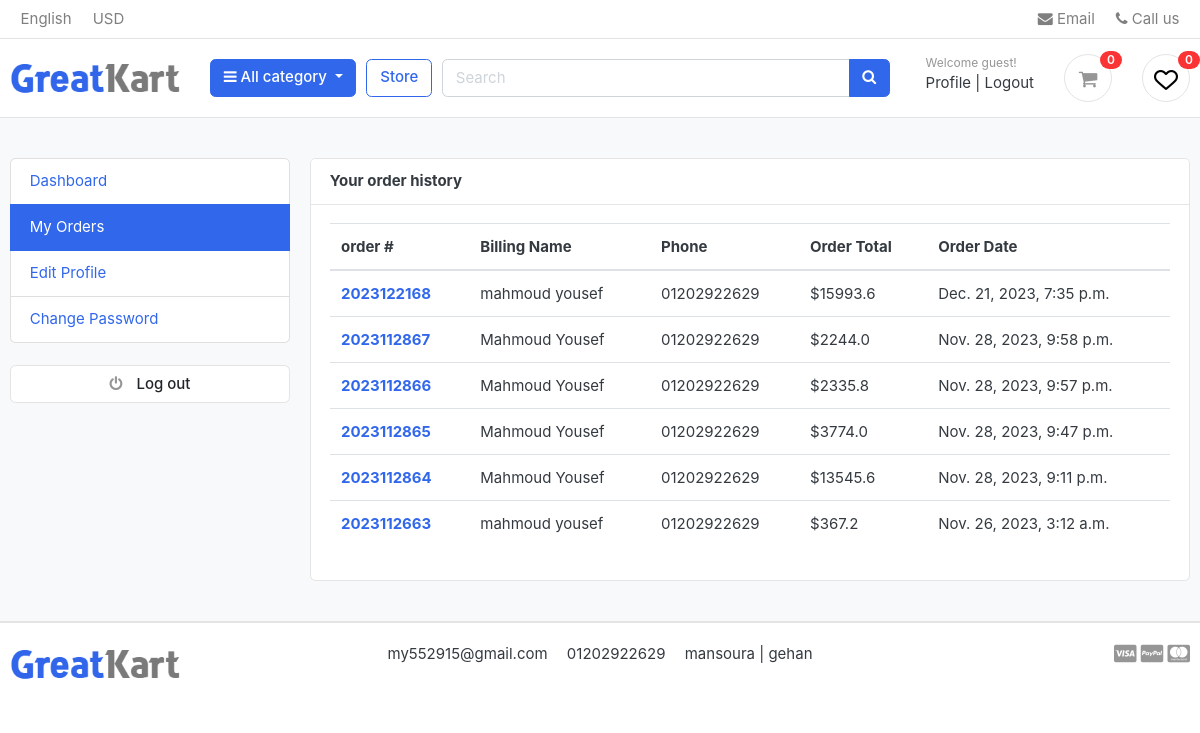
/accounts/my_orders/ (signed in), run on the app's committed database.
### settings/models.py (models this page shows, shortened)
class Settings(models.Model):
    site_name = models.CharField( max_length=50)
    logo = models.ImageField( upload_to='setting/')
    phone = models.CharField( max_length=30)
    email = models.EmailField( max_length=254)
    description = models.TextField(max_length=1000)
    fb_link = models.URLField( max_length=200)
    twitter_link = models.URLField( max_length=200)
    instagram_link = models.URLField( max_length=200)
    address = models.CharField( max_length=50)

### orders/models.py (models this page shows, shortened)
class Order(models.Model):
    STATUS = (
        ('New','New'),
        ('Accepted','Accepted'),
        ('Completed','Completed'),
        ('Cancelled','Cancelled'),
    )
    user = models.ForeignKey(User, on_delete=models.SET_NULL , null=True)
    payment = models.ForeignKey(Payment,  on_delete=models.SET_NULL ,blank=True , null=True)
    order_number = models.CharField(max_length=50)
    first_name = models.CharField(max_length=50)
    last_name = models.CharField(max_length=50)
    phone = models.CharField(max_length=50)
    email = models.EmailField( max_length=254)
    address_line_1 = models.CharField( max_length=50)
    address_line_2 = models.CharField( max_length=50 , blank=True)
    country = models.CharField( max_length=50 )
    state = models.CharField( max_length=50 )
    city = models.CharField( max_length=50 )
    order_note = models.CharField( max_length=1000 , blank=True)
    order_total = models.FloatField()
    tax = models.FloatField()
    status = models.CharField(choices=STATUS,default='New' , max_length=15)
    ip = models.CharField(max_length=50  ,blank=True)
    is_orderd = models.BooleanField(default=False)
    created_at = models.DateTimeField( auto_now_add=True)
    updated_at = models.DateTimeField(auto_now=True)
    def full_name(self):
        return f'{self.first_name} {self.last_name}'

### accounts/views.py (the view)
# urls.py: path('my_orders/' , views.my_orders , name='my_orders'),
@login_required(login_url='login')
def my_orders(request):
    orders = Order.objects.filter(user=request.user,is_orderd=True).order_by('-created_at')
    context = {
        'orders':orders,
    }
    return render(request,'profile/my_orders.html',context)

### accounts/favorite_context.py (called while the page is built)
def counter(request):
    product_counter = 0
    if request.user.is_authenticated:
        if 'admin' in request.path:
            return{}
        else :
            try :
                user_favourites = Product.objects.filter(like=request.user)
                product_counter = user_favourites.count()
            except Product.DoesNotExist:
                product_counter=0
    return dict(product_counter=product_counter)

### carts/context_processors.py (called while the page is built)
def counter(request):
    cart_count = 0
    if 'admin' in request.path:
        return{}
    else :
        try :
            cart = Cart.objects.filter(cart_id=_cart_id(request))
            if request.user.is_authenticated:
                cart_items = CartItem.objects.all().filter(user=request.user)
            else :
                cart_items = CartItem.objects.all().filter(cart=cart[:1])
            for cart_item in cart_items:
                cart_count+=cart_item.quantity
        except Cart.DoesNotExist:
            cart_count=0
    return dict(cart_count=cart_count)

### carts/views.py (called while the page is built)
def _cart_id(request):
    cart = request.session.session_key
    if not cart:
        cart = request.session.create()
    return cart

### category/context_processor.py (called while the page is built)
def menu_links(request):
    links = Category.objects.all()[:10]
    return dict(links=links)

### category/models.py (called while the page is built)
    def get_url(self):
        return reverse('store:product_by_category',args=[self.slug])

    def __str__(self):
        return str(self.name)

### accounts/templates/profile/my_orders.html
{% extends "base.html" %}
{% block body %}
<section class="section-conten padding-y bg">
    <div class="container">
        <div class="row">
            <aside class="col-md-3">
                <ul class="list-group">
                    <a class="list-group-item " href="{% url 'accounts:dashboard'%}"> Dashboard </a>
                    <a class="list-group-item active" href="{% url 'accounts:my_orders'%}"> My Orders </a>
                    <a class="list-group-item" href="{% url 'accounts:edit_profile'%}"> Edit Profile </a>
                    <a class="list-group-item" href="{% url 'password_change'%}">Change Password </a>
                </ul>
                <br>
                <a class="btn btn-light btn-block" href="{% url 'logout'%}"> <i class="fa fa-power-off"></i> <span
                        class="text">Log
                        out</span> </a>
            </aside>
            <main class="col-md-9">
                <article class="card">
                    <header class="card-header">
                        <strong class="d-inline-block mr-3">Your order history</strong>
                    </header>
                    <div class="card-body">
                        <div class="row">
                            <div class="col-md-12">
                                <table class="table table-hover">
                                    <thead>
                                        <tr>
                                            <th scope="col">order #</th>
                                            <th scope="col">Billing Name</th>
                                            <th scope="col">Phone</th>
                                            <th scope="col">Order Total</th>
                                            <th scope="col">Order Date</th>
                                        </tr>
                                    </thead>
                                        <tbody>
                                            {% for order in orders %}
                                            <tr>
                                                <th scope="row"><a href="{% url 'accounts:order_detail' order.order_number %}">{{order.order_number}}</a></th>
                                                <td>{{order.full_name}}</td>
                                                <td>{{order.phone}}</td>
                                                <td>${{order.order_total}}</td>
                                                <td>{{order.created_at}}</td>
                                            </tr>
                                            {% endfor %}
                                        </tbody>
                                </table>
                            </div>
                        </div>
                    </div>
                </article>
            </main>
        </div>
    </div>
</section>
{% endblock body %}

### templates/base.html (shortened to what this page needs)
{% load static %}
<!DOCTYPE HTML>
<html lang="en">
<head>
    <link href="{% static 'css/bootstrap.css'%}" rel="stylesheet" type="text/css" />
    <link href="{% static 'fonts/fontawesome/css/all.min.css'%}" type="text/css" rel="stylesheet">
    <link href="{% static 'css/ui.css'%}" rel="stylesheet" type="text/css" />
    <link href="{% static 'css/responsive.css'%}" rel="stylesheet" media="only screen and (max-width: 1200px)" />
    <link href="{% static 'css/custum.css'%}" rel="stylesheet" type="text/css" />
    <link rel="stylesheet" href="https://cdnjs.cloudflare.com/ajax/libs/font-awesome/4.7.0/css/font-awesome.min.css">
</head>
<body>
    <header class="section-header">
        <nav class="navbar p-md-0 navbar-expand-sm navbar-light border-bottom">
            <div class="container">
                <div class="collapse navbar-collapse" id="navbarTop4">
                    <ul class="navbar-nav mr-auto">
                        <li class="nav-item dropdown">
                            <a href="#" class="nav-link"> English </a>
                        </li>
                        <li class="nav-item dropdown">
                            <a href="#" class="nav-link"> USD </a>
                        </li>
                    </ul>
                    <ul class="navbar-nav">
                        <li><a href="#" class="nav-link"> <i class="fa fa-envelope"></i> Email </a></li>
                        <li><a href="#" class="nav-link"> <i class="fa fa-phone"></i> Call us </a></li>
                    </ul>
                </div>
            </div>
        </nav>
        <section class="header-main border-bottom">
            <div class="container">
                <div class="row align-items-center">
                    <div class="col-lg-2 col-md-3 col-6">
                        <a href="/" class="brand-wrap">
                            <img class="logo" src="{{myfooter.logo.url}}">
                        </a>
                    </div>
                    <div class="col-lg col-sm col-md col-6 flex-grow-0">
                        <div class="category-wrap dropdown d-inline-block float-right">
                            <button type="button" class="btn btn-primary dropdown-toggle" data-toggle="dropdown">
                                <i class="fa fa-bars"></i> All category
                            </button>
                        </div>
                    </div>
                    <a href="{%url 'store:store'%}" method="GET" class="btn btn-outline-primary">Store</a>
                    <div class="col-lg  col-md-6 col-sm-12 col">
                        <form action="{% url 'store:search' %}" class="search">
                            <div class="input-group w-100">
                                <input type="text" class="form-control" style="width:60%;" placeholder="Search"
                                    name="q">
                                <div class="input-group-append">
                                    <button class="btn btn-primary" type="submit">
                                        <i class="fa fa-search"></i>
                                    </button>
                                </div>
                            </div>
                        </form>
                    </div>
                    <div class="col-lg-3 col-sm-6 col-8 order-2 order-lg-3">
                        <div class="d-flex justify-content-end mb-3 mb-lg-0">
                            <div class="widget-header">
                                <small class="title text-muted">Welcome guest!</small>
                                <div>
                                    {% if user.is_authenticated %}
                                    <a href="{% url 'accounts:profile'%}">Profile</a> <span class="dark-transp"> |
                                    </span>
                                    <a href="{% url 'logout'%}"> Logout</a>
                                    {% else %}
                                    <a href="{% url 'login'%}">Sign in</a> <span class="dark-transp"> | </span>
                                    <a href="{% url 'accounts:signup'%}"> Register</a>
                                    {% endif %}
                                </div>
                            </div>
                            <a href="{% url 'carts:cart'%}" class="widget-header pl-3 ml-3">
                                <div class="icon icon-sm rounded-circle border"><i class="fa fa-shopping-cart"></i>
                                </div>
                                <span class="badge badge-pill badge-danger notify">{{cart_count}}</span>
                            </a>
                            {% if product_counter <= 0 %}
                            <a href="{% url 'accounts:user_favourites'%}" class="widget-header pl-3 ml-3">
                                <div class="icon icon-sm rounded-circle border"><img src="{% static 'images/icons/heart.png'%}" />
                                </div>
                                <span class="badge badge-pill badge-danger notify">{{product_counter}}</span>
                            </a>
                            {% else %}
                            <a href="{% url 'accounts:user_favourites'%}" class="widget-header pl-3 ml-3">
                                <div class="icon icon-sm rounded-circle border"><img src="{% static 'images/icons/love.png'%}" />
                                </div>
                                <span class="badge badge-pill badge-danger notify">{{product_counter}}</span>
                            </a>
                            {% endif %}
                        </div>
                    </div>
                </div>
            </div>
        </section>
    </header>
    {% block body %}
    {% endblock body %}
    <footer class="section-footer border-top">
        <div class="container">
            <section class="footer-bottom border-top row">
                <div class="col-lg-2 col-md-3 col-6">
                    <a href="/" class="brand-wrap">
                        <img class="logo" src="{{myfooter.logo.url}}">
                    </a>
                </div>
                <div class="col-md-8 text-md-center">
                    <span class="px-2">{{myfooter.email}}</span>
                    <span class="px-2">{{myfooter.phone}}</span>
                    <span class="px-2">{{myfooter.address}}</span>
                </div>
                <div class="col-md-2 text-md-right text-muted">
                    <i class="fab fa-lg fa-cc-visa"></i>
                    <i class="fab fa-lg fa-cc-paypal"></i>
                    <i class="fab fa-lg fa-cc-mastercard"></i>
                </div>
            </section>
        </div>
    </footer>
</body>
</html>

### static/css/ui.css (style rules this page uses)
html { font-family: "Inter", sans-serif; font-size: 15px; }
.icon-xs, .icon-sm, .icon-md, .icon-lg { display: inline-block; text-align: center; flex-shrink: 0; flex-grow: 0; }
.icon-sm { width: 48px; height: 48px; line-height: 48px !important; font-size: 20px; }
.padding-y { padding-top: 40px; padding-bottom: 40px; }
article:after, .form-group:after { display: block; clear: both; content: ""; }
.bg { background-color: #f8f9fa; }
.header-main { position: relative; padding-top: 1rem; padding-bottom: 1rem; }
.brand-wrap .logo, .navbar-brand .logo { margin-right: 7px; max-height: 42px; display: inline-block; }
.widget-header { display: inline-block; vertical-align: middle; position: relative; }
.widget-header a { color: #343a40; }
.widget-header i { color: #969696; }
.widget-header .title { display: block; }
.widget-header .notify { position: absolute; top: -3px; right: -10px; }
.footer-bottom { padding-top: 20px; padding-bottom: 20px; }
.btn-light { background-color: #fff; border-color: #e4e4e4; }
.btn-light i { color: #969696; }
.btn i + .text { margin-left: 10px; }
.notify { position: absolute; top: -4px; right: -10px; display: inline-block; padding: 0.25em 0.6em; font-size: 12px; line-height: 1; text-align: center; border-radius: 3rem; color: #fff; background-color: #fa3434; }

### data on the page
Settings: logo (picture), email "my552915@gmail.com", phone "01202922629", address "mansoura | gehan"
Order: order_number "2023122168", full_name "mahmoud yousef", phone "01202922629", order_total "15993.6", created_at "Dec. 21, 2023, 7:35 p.m."
Order: order_number "2023112867", full_name "Mahmoud Yousef", phone "01202922629", order_total "2244.0", created_at "Nov. 28, 2023, 9:58 p.m."
Order: order_number "2023112866", full_name "Mahmoud Yousef", phone "01202922629", order_total "2335.8", created_at "Nov. 28, 2023, 9:57 p.m."
Order: order_number "2023112865", full_name "Mahmoud Yousef", phone "01202922629", order_total "3774.0", created_at "Nov. 28, 2023, 9:47 p.m."
Order: order_number "2023112864", full_name "Mahmoud Yousef", phone "01202922629", order_total "13545.6", created_at "Nov. 28, 2023, 9:11 p.m."
Order: order_number "2023112663", full_name "mahmoud yousef", phone "01202922629", order_total "367.2", created_at "Nov. 26, 2023, 3:12 a.m."

### other printed values
{{ cart_count }} "0"
{{ product_counter }} "0"
